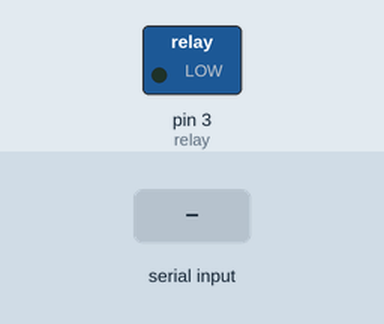
This sketch was run on a simulated Arduino Uno, built with avr-gcc and run on an emulated ATmega328P. On the bench: switched loads named in the sketch (green lamp = pin HIGH). The inputs (shaded band) are chosen by the test bench.

Above: at 1.2 s.
1.3 s: "1" received over Serial
At 2.5 s:
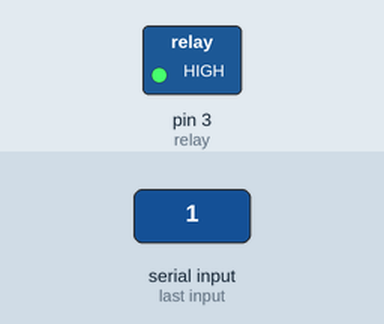
2.8 s: "0" received over Serial
At 3.6 s:
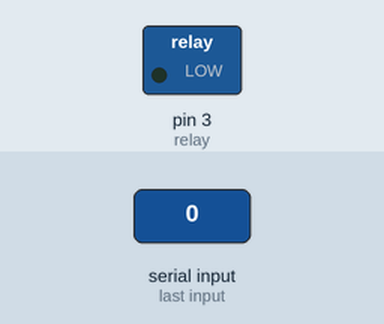
Timing chart, 0 to 5.8 s (numbered marks = the images above; inputs shaded):
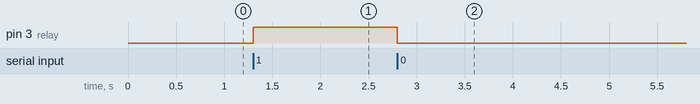

Measured:
- after the input at 1.3 s, pin 3 (relay): LOW → HIGH at once
- after the input at 2.8 s, pin 3 (relay): HIGH → LOW at once

The sketch:

relay_BT.ino
```cpp
int relay=3;
int perintah;

void setup() {
  // put your setup code here, to run once:
  pinMode(relay, OUTPUT);
  Serial.begin(9600); //untuk bluetooth
  digitalWrite(relay, LOW);
}

void loop() {
  // put your main code here, to run repeatedly:

  if(Serial.available() > 0) {
    perintah = Serial.read(); //membaca perintah dari serial

      if(perintah=='1') {
        digitalWrite(relay, HIGH);
      } else {
        digitalWrite(relay, LOW);
      }

  }

}
```
